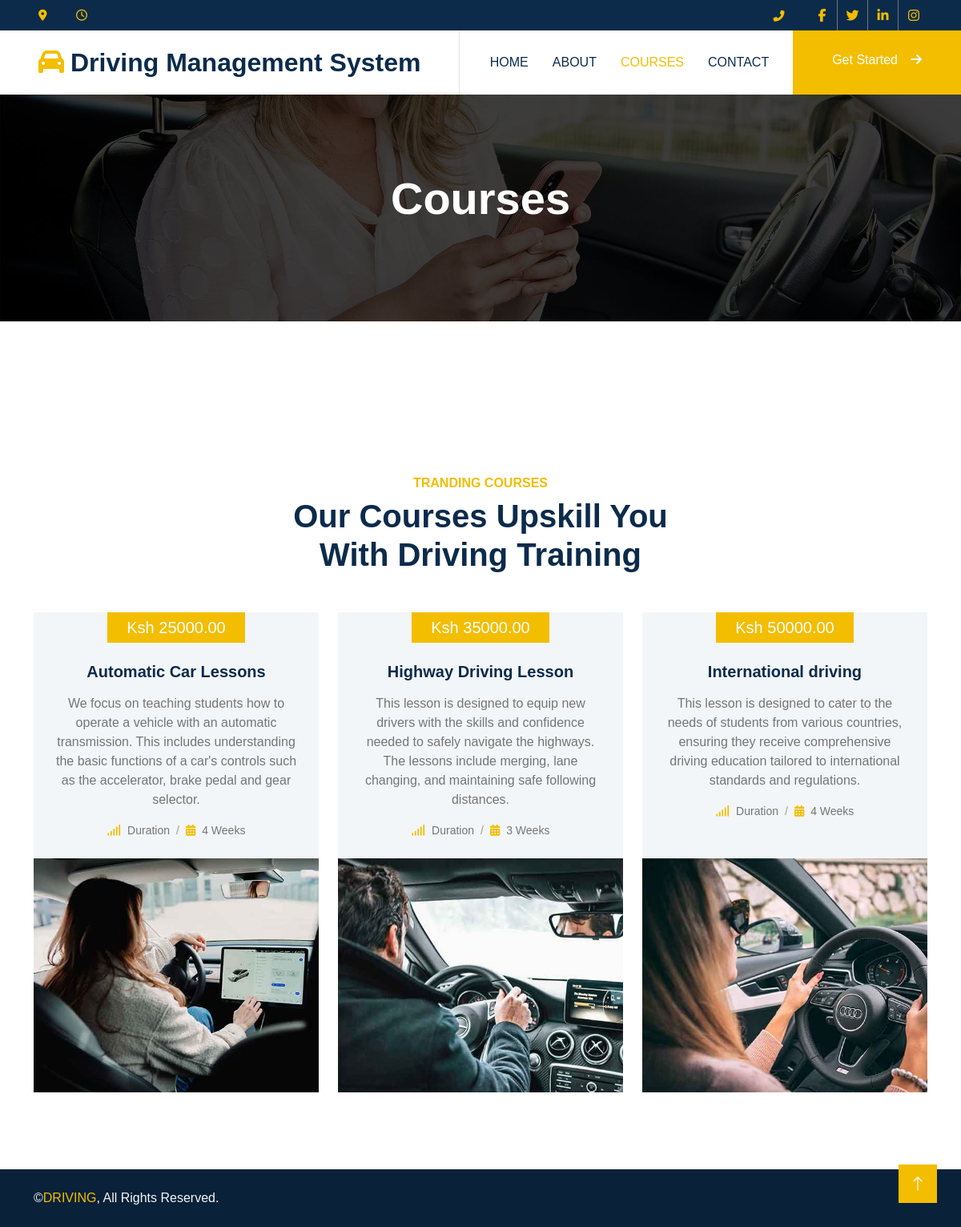
The page /course on the database its author committed.
### driving_app/models.py (models this page shows, shortened)
class Course(models.Model):
    name = models.CharField(max_length=150)
    price = models.DecimalField(max_digits=9, decimal_places=2)
    description = models.TextField()
    image = models.ImageField(null=True)
    duration = models.IntegerField(null=True)

### driving_app/views.py (the view)
# urls.py: path('course', CourseView.as_view(), name='course'),
class CourseView(View):
    def get(self, request):
        course_obj = Course.objects.all()
        context = {
            'course_obj': course_obj
        }
        return render(request, 'courses.html', context)

### templates/courses.html (shortened to what this page needs)
{% load static %}
<!DOCTYPE html>
<html lang="en">
<head>
    <link href="{% static 'https://cdnjs.cloudflare.com/ajax/libs/font-awesome/5.10.0/css/all.min.css' %}" rel="stylesheet">
    <link href="{% static 'https://cdn.jsdelivr.net/npm/bootstrap-icons@1.4.1/font/bootstrap-icons.css' %}" rel="stylesheet">
    <link href="{% static 'lib/animate/animate.min.css' %}" rel="stylesheet">
    <link href="{% static 'lib/owlcarousel/assets/owl.carousel.min.css' %}" rel="stylesheet">
    <link href="{% static 'css/bootstrap.min.css' %}" rel="stylesheet">
    <link href="{% static 'css/style.css' %}" rel="stylesheet">
</head>
<body>
    <div class="container-fluid bg-dark text-light p-0">
        <div class="row gx-0 d-none d-lg-flex">
            <div class="col-lg-7 px-5 text-start">
                <div class="h-100 d-inline-flex align-items-center me-4">
                    <small class="fa fa-map-marker-alt text-primary me-2"></small>
                </div>
                <div class="h-100 d-inline-flex align-items-center">
                    <small class="far fa-clock text-primary me-2"></small>
                </div>
            </div>
            <div class="col-lg-5 px-5 text-end">
                <div class="h-100 d-inline-flex align-items-center me-4">
                    <small class="fa fa-phone-alt text-primary me-2"></small>
                </div>
                <div class="h-100 d-inline-flex align-items-center mx-n2">
                    <a class="btn btn-square btn-link rounded-0 border-0 border-end border-secondary" href=""><i class="fab fa-facebook-f"></i></a>
                    <a class="btn btn-square btn-link rounded-0 border-0 border-end border-secondary" href=""><i class="fab fa-twitter"></i></a>
                    <a class="btn btn-square btn-link rounded-0 border-0 border-end border-secondary" href=""><i class="fab fa-linkedin-in"></i></a>
                    <a class="btn btn-square btn-link rounded-0" href=""><i class="fab fa-instagram"></i></a>
                </div>
            </div>
        </div>
    </div>
    <nav class="navbar navbar-expand-lg bg-white navbar-light sticky-top p-0">
        <a href="index.html" class="navbar-brand d-flex align-items-center border-end px-4 px-lg-5">
            <h2 class="m-0"><i class="fa fa-car text-primary me-2"></i>Driving Management System</h2>
        </a>
        <div class="collapse navbar-collapse" id="navbarCollapse">
            <div class="navbar-nav ms-auto p-4 p-lg-0">
                <a href="{% url 'index' %}" class="nav-item nav-link">Home</a>
                <a href="{% url 'about_page' %}" class="nav-item nav-link">About</a>
                <a href="{% url 'course' %}" class="nav-item nav-link active">Courses</a>
                <a href="{% url 'contact' %}" class="nav-item nav-link">Contact</a>
            </div>
            <a href="" class="btn btn-primary py-4 px-lg-5 d-none d-lg-block">Get Started<i class="fa fa-arrow-right ms-3"></i></a>
        </div>
    </nav>
    <div class="container-fluid page-header py-6 my-6 mt-0 wow fadeIn" data-wow-delay="0.1s">
        <div class="container text-center">
            <h1 class="display-4 text-white animated slideInDown mb-4">Courses</h1>
        </div>
    </div>
    <div class="container-xxl py-6">
        <div class="container">
            <div class="text-center mx-auto mb-5 wow fadeInUp" data-wow-delay="0.1s" style="max-width: 500px;">
                <h6 class="text-primary text-uppercase mb-2">Tranding Courses</h6>
                <h1 class="display-6 mb-4">Our Courses Upskill You With Driving Training</h1>
            </div>
            <div class="row g-4 justify-content-center">
                {% for course in course_obj %}
                <div class="col-lg-4 col-md-6 wow fadeInUp" data-wow-delay="0.3s">
                    <div class="courses-item d-flex flex-column bg-light overflow-hidden h-100">
                        <div class="text-center p-4 pt-0">
                            <div class="d-inline-block bg-primary text-white fs-5 py-1 px-4 mb-4">Ksh {{course.price}}</div>
                            <h5 class="mb-3">{{course.name}}</h5>
                            <p>{{course.description}}</p>
                            <ol class="breadcrumb justify-content-center mb-0">
                                <li class="breadcrumb-item small"><i class="fa fa-signal text-primary me-2"></i>Duration</li>
                                <li class="breadcrumb-item small"><i class="fa fa-calendar-alt text-primary me-2"></i>{{course.duration}} Weeks</li>
                            </ol>
                        </div>
                        <div class="position-relative mt-auto">
                            <img class="img-fluid" src="{{course.image.url}}" alt="">
                        </div>
                    </div>
                </div>
                {% endfor %}
            </div>
        </div>
    </div>
    <div class="container-fluid copyright text-light py-4 wow fadeIn" data-wow-delay="0.1s">
        <div class="container">
            <div class="row">
                <div class="col-md-6 text-center text-md-start mb-3 mb-md-0">
                    &copy;<a href="#">DRIVING</a>, All Rights Reserved.
                </div>
                <div class="col-md-6 text-center text-md-end">
                </div>
            </div>
        </div>
    </div>
    <a href="#" class="btn btn-lg btn-primary btn-lg-square back-to-top"><i class="bi bi-arrow-up"></i></a>
</body>
</html>

### static/css/style.css (style rules this page uses)
:root { --primary: #F3BD00; --secondary: #757575; --light: #F3F6F8; --dark: #0C2B4B; }
.py-6 { padding-top: 6rem; padding-bottom: 6rem; }
.my-6 { margin-top: 6rem; margin-bottom: 6rem; }
.back-to-top { position: fixed; display: none; right: 30px; bottom: 30px; z-index: 99; }
.btn { font-weight: 500; transition: .5s; }
.btn.btn-primary, .btn.btn-outline-primary:hover { color: #FFFFFF; }
.btn-square { width: 38px; height: 38px; }
.btn-lg-square { width: 48px; height: 48px; }
.btn-square, .btn-sm-square, .btn-lg-square { padding: 0; display: flex; align-items: center; justify-content: center; font-weight: normal; }
.navbar.sticky-top { top: -100px; transition: .5s; }
.navbar .navbar-brand, .navbar a.btn { height: 80px }
.navbar .navbar-nav .nav-link { margin-right: 30px; padding: 25px 0; color: var(--dark); font-weight: 500; text-transform: uppercase; outline: none; }
.navbar .navbar-nav .nav-link:hover, .navbar .navbar-nav .nav-link.active { color: var(--primary); }
.page-header { background: linear-gradient(rgba(0, 0, 0, .75), rgba(0, 0, 0, .75)), url(../img/carousel-1.jpg) center center no-repeat; background-size: cover; }
.breadcrumb-item+.breadcrumb-item::before { color: #999999; }
.copyright { background: #092139; }
.copyright a { color: var(--primary); }

### rows shown on the page
Course: price "25000.00", name "Automatic Car Lessons", description "We focus on teaching students how to operate a vehicle with an automatic transmission. This includes understanding the basic functions of a car's controls such as the accelerator, brake pedal and gear selector.", duration "4", image (picture)
Course: price "35000.00", name "Highway Driving Lesson", description "This lesson is designed to equip new drivers with the skills and confidence needed to safely navigate the highways. The lessons include merging, lane changing, and maintaining safe following distances.", duration "3", image (picture)
Course: price "50000.00", name "International driving", description "This lesson is designed to cater to the needs of students from various countries, ensuring they receive comprehensive driving education tailored to international standards and regulations.", duration "4", image (picture)
